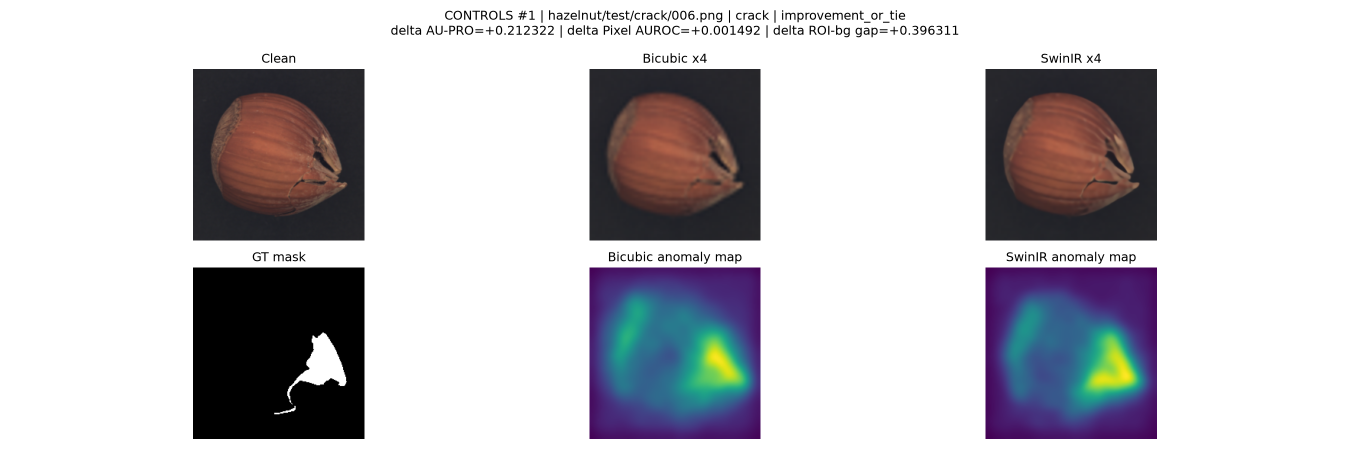
#> input picture analysis/hazelnut/qualitative_cases/controls/01_hazelnut__test__crack__006.png, 2700 x 900 px (shown at 1/2 size)
$ python -i review_saved_evidence.py   (imports and definitions only)
#> lines starting #> are read from the running program, lines starting #| are printed output that depends on the picture; after the words box and inside, x2 and y2 are one past the last pixel; in counts of white or black regions, pixels touching at a corner belong together
#> further down, picture is the input picture: PIL image 2700x900 RGBA; mean R, G, B, A 196.8, 195.2, 199, 255
"""Read-only timing/split/crop audit; no model imports, fitting or inference."""
from __future__ import annotations

import argparse
from collections import defaultdict
import csv
import hashlib
import json
from pathlib import Path
import sys

import numpy as np
from PIL import Image
from skimage.measure import label

ROOT = Path(__file__).resolve().parents[1]
sys.path.insert(0, str(ROOT / "src"))
from sr_anomaly.dataset import VisASplitCSV
from sr_anomaly.fusion import split_train_calibration

PROFILE = ROOT / "analysis/profiling_results_demo/hazelnut-ten-20261015"


def digest(path):
    with path.open("rb") as handle:
        return hashlib.file_digest(handle, "sha256").hexdigest()


def crop_audit(source):
    """Compare defect pixels/components before vs after the unchanged 224 crop."""
    width, height = source.size
#> width = 2700; height = 900
    size = (256, int(256 * height / width)) if width <= height else (int(256 * width / height), 256)
#> size = (768, 256)
    full = np.asarray(source.convert("L").resize(size, Image.Resampling.NEAREST)) > 0
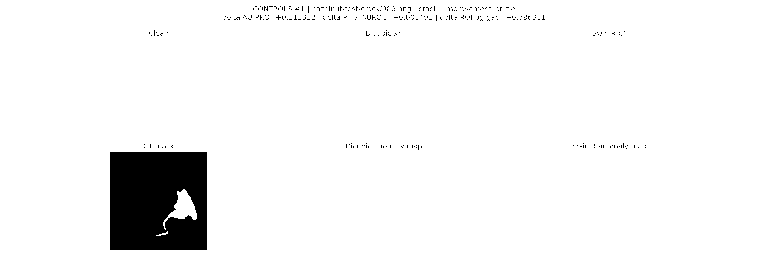
#> full: shape (256, 768) bool; 95.1% white; 278 black regions (277 under 20 px), largest, box (x1, y1, x2, y2) and area: (110, 152, 207, 250) 8959
    left, top = (int(round((side - 224) / 2)) for side in size)
#> left = 272; top = 16
    cropped = full[top:top + 224, left:left + 224]
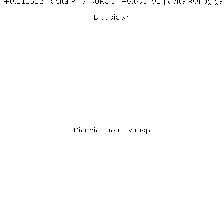
#> cropped: shape (224, 224) bool; 99.5% white; black in thin lines or dots, all inside (x1, y1, x2, y2) = (4, 0, 222, 134)
    components = label(full, connectivity=2)
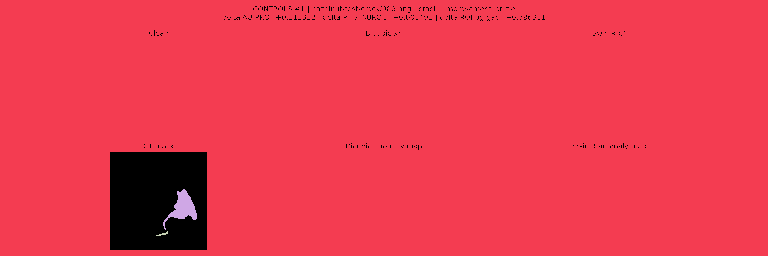
#> components: shape (256, 768) int32; 4 distinct labels, from 0 to 3; one colour per label, 0 black
    before = np.bincount(components.ravel())[1:]
#> before = [186453, 526, 21]
    after = np.bincount(components[top:top + 224, left:left + 224].ravel(), minlength=len(before) + 1)[1:]
#> after = [49940, 0, 0]
    total, retained = int(full.sum()), int(cropped.sum())
#> total = 187000; retained = 49940
    return {"resized_size": list(size), "crop_box": [left, top, left + 224, top + 224],
            "defect_pixels_before_crop": total, "defect_pixels_after_crop": retained,
            "lost_defect_pixels": total - retained,
            "lost_defect_fraction": (total - retained) / total if total else None,
            "empty_after_crop": not bool(cropped.any()), "components_before_crop": len(before),
            "components_fully_removed": int(np.sum(after == 0)),
            "components_partially_cut": int(np.sum((after > 0) & (after < before)))}


# [176 lines left out: functions timing_audit, write_timing_table, crop_figure, main, not called in this run]


# [2 lines not run here, left out]

>>> from PIL import Image
>>> picture = Image.open('../analysis/hazelnut/qualitative_cases/controls/01_hazelnut__test__crack__006.png')
>>> result = crop_audit(picture)
#> result = 10 items
